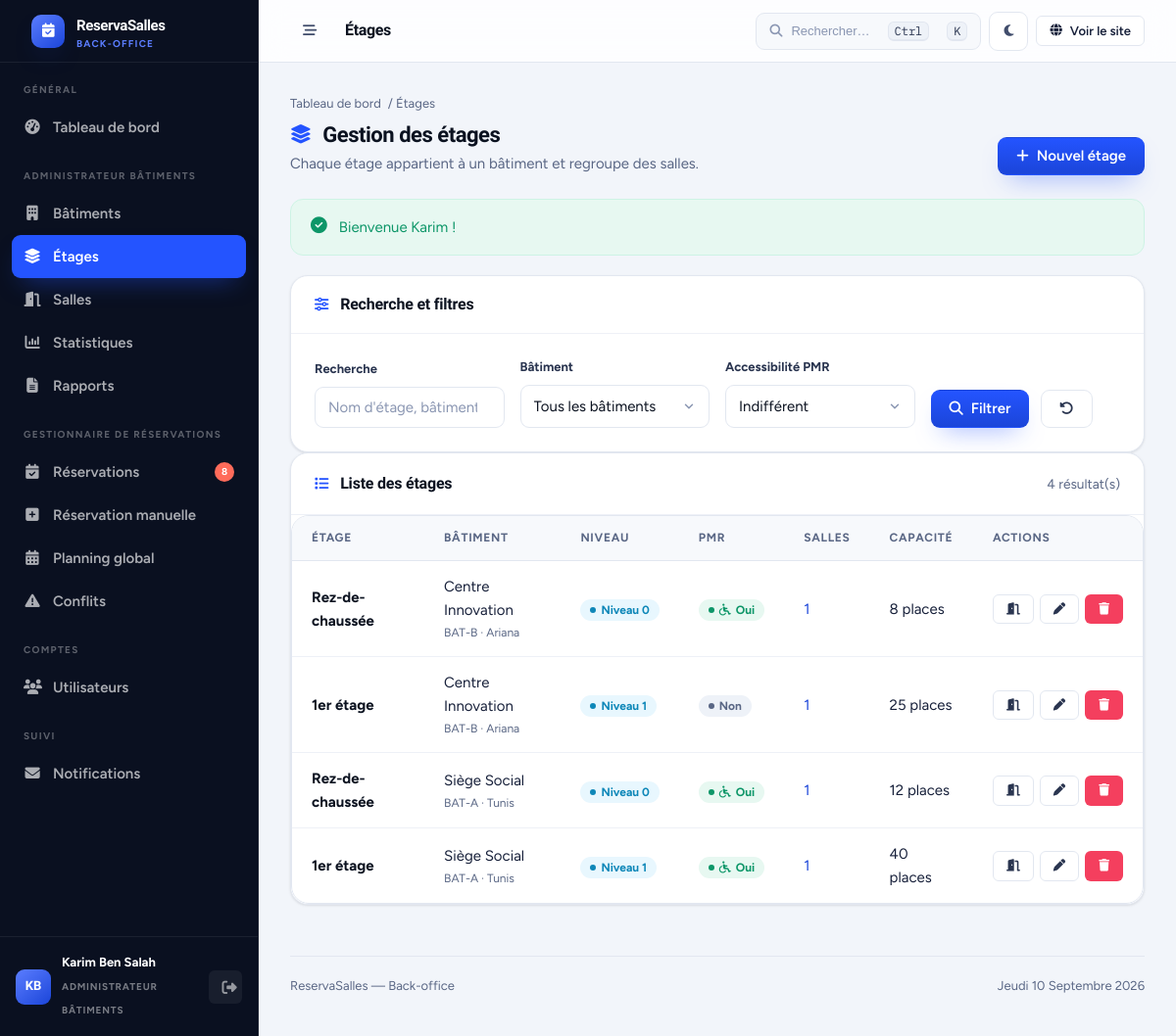
/view/backend/listEtage.php (signed in), run on the app's committed database.
### tables this page shows
CREATE TABLE `etage` (
  `id_etage`       int(11)     NOT NULL AUTO_INCREMENT,
  `id_batiment`    int(11)     NOT NULL,
  `numero_etage`   int(11)     NOT NULL,
  `nom_etage`      varchar(80) NOT NULL,
  `accessible_pmr` tinyint(1)  NOT NULL DEFAULT 0,
  PRIMARY KEY (`id_etage`),
  UNIQUE KEY `uk_batiment_etage` (`id_batiment`,`numero_etage`),
  CONSTRAINT `fk_etage_batiment` FOREIGN KEY (`id_batiment`)
      REFERENCES `batiment` (`id_batiment`) ON DELETE CASCADE ON UPDATE CASCADE
);

CREATE TABLE `batiment` (
  `id_batiment`   int(11)      NOT NULL AUTO_INCREMENT,
  `nom`           varchar(100) NOT NULL,
  `code_batiment` varchar(20)  NOT NULL,
  `adresse`       varchar(200) NOT NULL,
  `ville`         varchar(80)  NOT NULL,
  `description`   text         DEFAULT NULL,
  `image`         varchar(255) DEFAULT NULL,
  `date_creation` datetime     NOT NULL DEFAULT current_timestamp(),
  PRIMARY KEY (`id_batiment`),
  UNIQUE KEY `uk_code_batiment` (`code_batiment`)
);

### controller/EtageC.php (called while the page is built, shortened)
<?php
class EtageC
{
    public function filterEtages(string $recherche = '', string $batiment = 'tous',
                                 string $pmr = 'tous', string $orderBy = 'batiment',
                                 string $orderDir = 'ASC'): array
    {
        $db = config::getConnexion();
        $sql = 'SELECT e.*, b.nom AS nom_batiment, b.code_batiment, b.ville,
                       COUNT(s.id_salle) AS nb_salles,
                       COALESCE(SUM(s.capacite), 0) AS capacite_totale
                FROM etage e
                JOIN batiment b ON e.id_batiment = b.id_batiment
                LEFT JOIN salle s ON e.id_etage = s.id_etage';
        $conditions = [];
        $params     = [];
        $sql .= ' GROUP BY e.id_etage';
        $colonnes = [
            'batiment' => 'b.nom',
            'numero'   => 'e.numero_etage',
            'nom'      => 'e.nom_etage',
            'salles'   => 'nb_salles',
        ];
        $col = $colonnes[$orderBy] ?? 'b.nom';
        $dir = strtoupper($orderDir) === 'DESC' ? 'DESC' : 'ASC';
        $sql .= " ORDER BY $col $dir, e.numero_etage ASC";
        $req = $db->prepare($sql);
        $req->execute($params);
        return $req->fetchAll();
    }
}

### view/backend/listEtage.php (the view, shortened to what this page needs)
<?php
require_once dirname(__DIR__, 2) . '/init.php';
$etageC    = new EtageC();
$batimentC = new BatimentC();
$recherche = trim($_GET['recherche'] ?? '');
$batiment  = $_GET['batiment'] ?? 'tous';
$pmr       = $_GET['pmr'] ?? 'tous';
$orderBy   = $_GET['orderBy'] ?? 'batiment';
$orderDir  = $_GET['orderDir'] ?? 'ASC';
try {
    $etages    = $etageC->filterEtages($recherche, $batiment, $pmr, $orderBy, $orderDir);
    $batiments = $batimentC->showBatiments();
} catch (Throwable $e) {
    $erreur = 'Erreur lors du chargement : ' . $e->getMessage();
    $etages = []; $batiments = [];
}
require __DIR__ . '/partials/header.php';
?>
<div class="page-header">
    <div>
        <div class="fil-ariane"><a href="index.php">Tableau de bord</a> / Étages</div>
        <h2><i class="fas fa-layer-group"></i> Gestion des étages</h2>
        <p>Chaque étage appartient à un bâtiment et regroupe des salles.</p>
    </div>
    <a href="addEtage.php<?= $batiment !== 'tous' ? '?batiment=' . (int)$batiment : '' ?>" class="btn btn-primary">
        <i class="fas fa-plus"></i> Nouvel étage
    </a>
</div>
<div class="card">
    <div class="card-header"><h3><i class="fas fa-sliders"></i> Recherche et filtres</h3></div>
    <div class="card-body">
        <form method="get" class="filtres-grid">
            <div class="form-group">
                <label for="recherche">Recherche</label>
                <input type="search" id="recherche" name="recherche" value="<?= e($recherche) ?>"
                       placeholder="Nom d'étage, bâtiment…">
            </div>
            <div class="form-group">
                <label for="batiment">Bâtiment</label>
                <select id="batiment" name="batiment">
                    <option value="tous">Tous les bâtiments</option>
                </select>
            </div>
            <div class="form-group">
                <label for="pmr">Accessibilité PMR</label>
                <select id="pmr" name="pmr">
                    <option value="tous" <?= $pmr === 'tous' ? 'selected' : '' ?>>Indifférent</option>
                </select>
            </div>
            <div class="filtres-actions">
                <button type="submit" class="btn btn-primary"><i class="fas fa-magnifying-glass"></i> Filtrer</button>
                <a href="listEtage.php" class="btn btn-light"><i class="fas fa-rotate-left"></i></a>
            </div>
        </form>
    </div>
</div>
<div class="card">
    <div class="card-header">
        <h3><i class="fas fa-list"></i> Liste des étages</h3>
        <span class="text-muted" style="font-size:.86rem;"><?= count($etages) ?> résultat(s)</span>
    </div>
    <?php if (!$etages): ?>
        <div class="vide">
            <i class="fas fa-layer-group"></i>
            <h3>Aucun étage</h3>
            <p>Ajoutez un étage pour pouvoir y créer des salles.</p>
            <?php if ($batiments): ?>
                <a href="addEtage.php" class="btn btn-primary mt-3"><i class="fas fa-plus"></i> Créer un étage</a>
            <?php endif; ?>
        </div>
    <?php else: ?>
        <div class="table-wrap">
            <table class="data">
                <thead>
                    <tr>
                        <th>Étage</th><th>Bâtiment</th><th>Niveau</th>
                        <th>PMR</th><th>Salles</th><th>Capacité</th><th>Actions</th>
                    </tr>
                </thead>
                <tbody>
                <?php foreach ($etages as $et): ?>
                    <tr>
                        <td class="cell-titre"><?= e($et['nom_etage']) ?></td>
                        <td>
                            <?= e($et['nom_batiment']) ?>
                            <div class="cell-sub"><?= e($et['code_batiment']) ?> · <?= e($et['ville']) ?></div>
                        </td>
                        <td><span class="badge badge-info">Niveau <?= (int)$et['numero_etage'] ?></span></td>
                        <td>
                            <?php if ((int)$et['accessible_pmr'] === 1): ?>
                                <span class="badge badge-success"><i class="fas fa-wheelchair"></i> Oui</span>
                            <?php else: ?>
                                <span class="badge badge-muted">Non</span>
                            <?php endif; ?>
                        </td>
                        <td>
                            <a href="listSalle.php?etage=<?= (int)$et['id_etage'] ?>"><?= (int)$et['nb_salles'] ?></a>
                        </td>
                        <td><?= (int)$et['capacite_totale'] ?> places</td>
                        <td>
                            <div class="td-actions">
                                <a href="addSalle.php?etage=<?= (int)$et['id_etage'] ?>" class="btn btn-light btn-sm"
                                   title="Ajouter une salle"><i class="fas fa-door-open"></i></a>
                                <a href="updateEtage.php?id=<?= (int)$et['id_etage'] ?>" class="btn btn-light btn-sm"
                                   title="Modifier"><i class="fas fa-pen"></i></a>
                                <a href="deleteEtage.php?id=<?= (int)$et['id_etage'] ?>&batiment=<?= (int)$et['id_batiment'] ?>"
                                   class="btn btn-danger btn-sm" title="Supprimer"
                                   onclick="return confirmerSuppression('Supprimer l\'étage « <?= e(addslashes($et['nom_etage'])) ?> » et ses <?= (int)$et['nb_salles'] ?> salle(s) ?');">
                                    <i class="fas fa-trash"></i>
                                </a>
                            </div>
                        </td>
                    </tr>
                <?php endforeach; ?>
                </tbody>
            </table>
        </div>
    <?php endif; ?>
</div>
<?php require __DIR__ . '/partials/footer.php'; ?>

### assets/css/compat.css (style rules this page uses)
.page-header { display: flex; align-items: flex-end; justify-content: space-between; gap: var(--s-5); flex-wrap: wrap; margin-bottom: var(--s-6); }
.page-header h2 { font-size: var(--t-xl); display: flex; align-items: center; gap: var(--s-3); }
.page-header h1 > i, .page-header h2 > i { color: var(--brand-500); font-size: .88em; }
.page-header p { color: var(--ink-500); margin-top: 5px; }
.text-muted { color: var(--ink-500); }
.card-header { display: flex; align-items: center; justify-content: space-between; gap: var(--s-4); padding: var(--s-5) var(--s-6); border-bottom: 1px solid var(--line-2); }
.card-header h2, .card-header h3 { font-size: var(--t-md); display: flex; align-items: center; gap: var(--s-3); }
.card-header h2 > i, .card-header h3 > i { color: var(--brand-500); font-size: .9em; }
.card-body { padding: var(--s-6); }
.form-group { display: flex; flex-direction: column; gap: 7px; min-width: 0; }
.form-group > label { font-size: var(--t-sm); font-weight: 620; color: var(--ink-700); display: flex; align-items: center; gap: 5px; }
.filtres-grid { display: grid; gap: var(--s-4); grid-template-columns: repeat(auto-fit, minmax(178px, 1fr)); align-items: end; }
.filtres-actions { display: flex; gap: var(--s-3); flex-wrap: wrap; align-items: center; }
.btn-light { background: var(--surface); color: var(--ink-700); border-color: var(--line); }
.badge-success { background: var(--ok-50); color: var(--ok-600); }
.badge-info { background: var(--info-50); color: var(--info-600); }
.badge-muted { background: var(--surface-3);color: var(--ink-500); }
.cell-titre { font-weight: 620; color: var(--ink-900); }
.cell-sub { font-size: var(--t-xs); color: var(--ink-500); margin-top: 2px; }
.fil-ariane { display: flex; align-items: center; gap: 7px; flex-wrap: wrap; font-size: var(--t-sm); color: var(--ink-500); margin-bottom: var(--s-2); }
.fil-ariane a { color: var(--ink-500); }

### data on the page
etage: nom_etage "Rez-de-chaussée", id_batiment.nom "Centre Innovation", id_batiment.code_batiment "BAT-B", id_batiment.ville "Ariana", numero_etage "0", accessible_pmr 1 (drawn), nb_salles "1", capacite_totale "8"
etage: nom_etage "1er étage", id_batiment.nom "Centre Innovation", id_batiment.code_batiment "BAT-B", id_batiment.ville "Ariana", numero_etage "1", accessible_pmr "Non", nb_salles "1", capacite_totale "25"
etage: nom_etage "Rez-de-chaussée", id_batiment.nom "Siège Social", id_batiment.code_batiment "BAT-A", id_batiment.ville "Tunis", numero_etage "0", accessible_pmr 1 (drawn), nb_salles "1", capacite_totale "12"
etage: nom_etage "1er étage", id_batiment.nom "Siège Social", id_batiment.code_batiment "BAT-A", id_batiment.ville "Tunis", numero_etage "1", accessible_pmr 1 (drawn), nb_salles "1", capacite_totale "40"

### other printed values
$nbEnAttente "8"
$init "KB"
$moi['prenom'] . ' ' . $moi['nom'] "Karim Ben Salah"
libelle_role($moi['role']) "ADMINISTRATEUR BÂTIMENTS"
$titrePage "Étages"
$succes "Bienvenue Karim !"
count($etages) "4"
